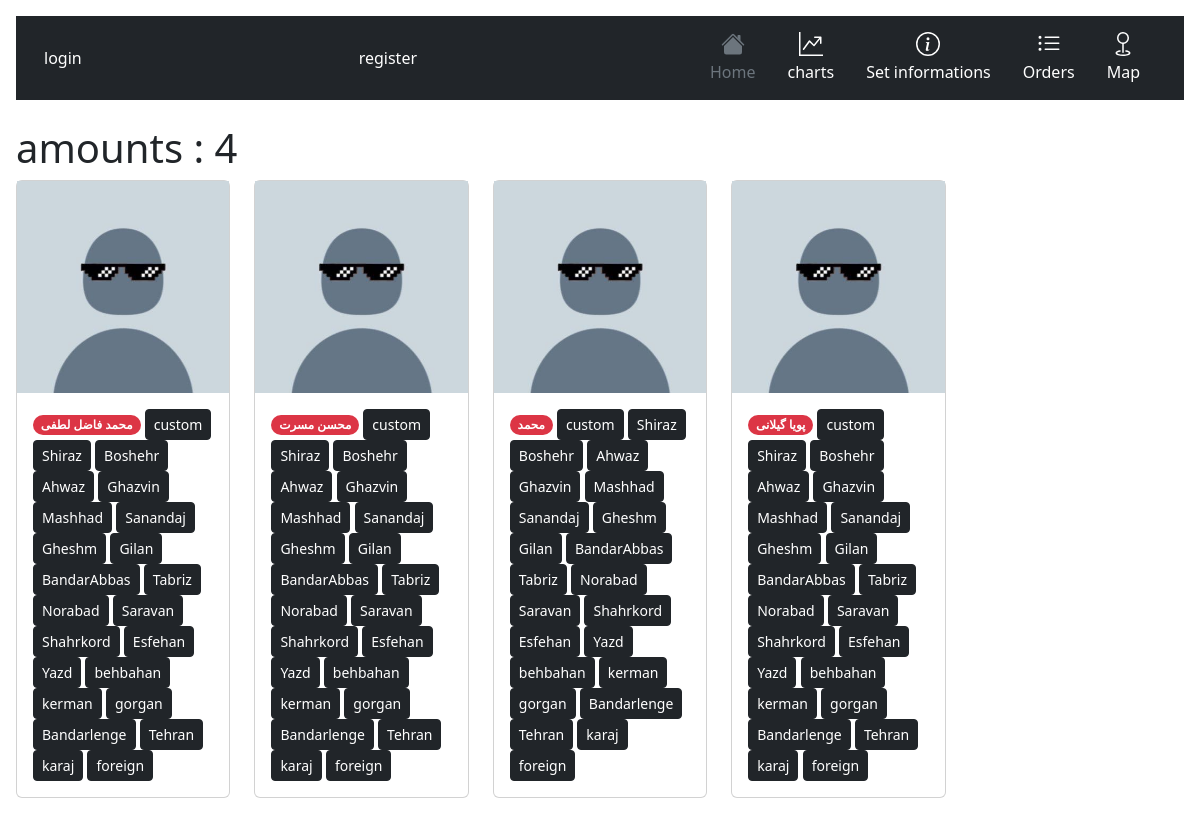
Screenshot of /setCity/custom/ with the database file from the repository.
### accounts/models.py (models this page shows, shortened)
class User(AbstractBaseUser):
    status_reason = (
        ('u' , "university"),
        ('h', "highschool"),
        ('a' , "Friend"),
        ('g' , "game"),
        ('s' , "school"),
        ('o' , "other"),
        ('f' , "family"),
        ('i' , "instagram"),
    )
    username = models.CharField(unique=True, max_length=100)
    name = models.CharField(max_length=100, null=True, blank=True)
    is_admin = models.BooleanField(default=False)
    is_active = models.BooleanField(default=True)
    Avatar = models.ImageField(upload_to="images/Avatar",blank=True,null=True)
    code = models.IntegerField(blank=True,null=True)
    reason = models.CharField(max_length=1,choices = status_reason)
    city = models.ForeignKey(City,on_delete=models.CASCADE,related_name="user",blank=True,null=True)
    Rating = models.IntegerField(default=1)
    Friends = models.ManyToManyField("User")
    USERNAME_FIELD = 'username'
    REQUIRED_FIELDS = ['name']
    objects = MyUserManager()

class City(models.Model):
    name = models.CharField(max_length=100, null=True, blank=True)
    north = models.DecimalField(max_digits=5, decimal_places=3)
    east = models.DecimalField(max_digits=5, decimal_places=3)
    class Meta:
        verbose_name = "City"
        verbose_name_plural = "Cities"
    def __str__(self):
        return str(self.name)

### info/views.py (the view)
# urls.py: path('setCity/<slug:cityName>/',setCitylist,name="setCitylist"),
def setCitylist(request,cityName):
    city = City.objects.get(name = cityName)
    users = User.objects.filter(city = city)
    amount = 0
    for user in users:
        amount += 1
    cities = City.objects.all()
    return render(request,'info/sets/setCity.html',{"cities" : cities,'users' : users,'amount':amount,'city':cityName})

### info/templates/info/sets/setCity.html (shortened to what this page needs)
{% extends 'info/base.html' %}
{% load static %}
{% block content %}
<h1>amounts : {{amount}}</h1>
<div class="row row-cols-2 row-cols-md-5 g-4">
    {% for user in users %}
          <div class="col">
            <div class="card">
                <img src="{% if user.Avatar %}{{user.Avatar.url}}{% else %}{% static 'm.jfif' %}{% endif %}" >
              <div class="card-body">
                <span class="badge rounded-pill text-bg-danger">{{user.name}}</span>
                {% for city in cities %}
                  <a class="btn btn-dark btn-sm" href="{% url 'info:setCity' user.username city %}" role="button">{{city}}</a>
                {% endfor %}
              </div>
            </div>
          </div>
    {% endfor %}
</div>
{% endblock %}

### rows the page displays
User: name "محمد فاضل لطفی"
City: name "custom"
City: name "Shiraz"
City: name "Boshehr"
City: name "Ahwaz"
City: name "Ghazvin"
City: name "Mashhad"
City: name "Sanandaj"
City: name "Gheshm"
City: name "Gilan"
City: name "BandarAbbas"
City: name "Tabriz"
City: name "Norabad"
City: name "Saravan"
City: name "Shahrkord"
City: name "Esfehan"
City: name "Yazd"
City: name "behbahan"
City: name "kerman"
City: name "gorgan"
City: name "Bandarlenge"
City: name "Tehran"
City: name "karaj"
City: name "foreign"
User: name "محسن مسرت"
User: name "محمد"
User: name "پویا گیلانی"

### other values shown
{{ amount }} "4"
